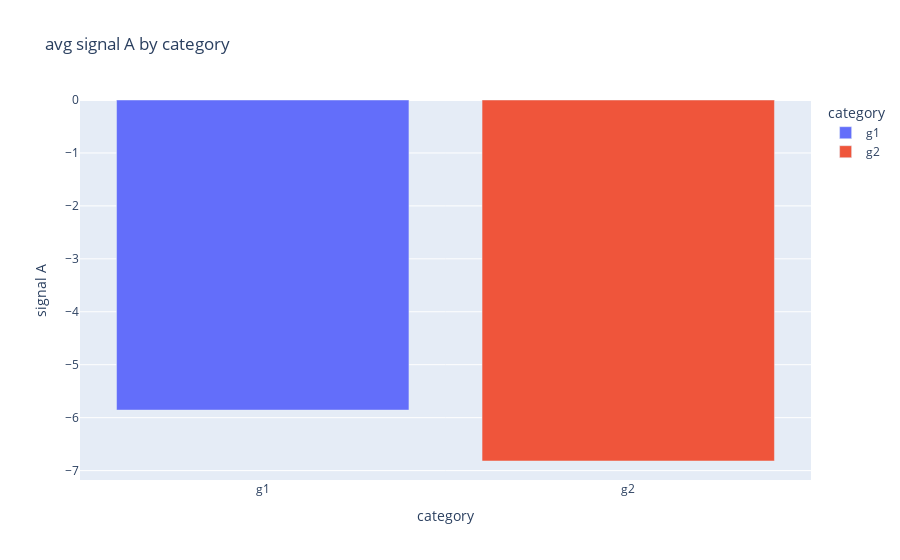

The cell this chart's notebook holds for it:
### Markdown cell above
## bar

### Code cell
df_bar = df.groupby('category').agg({'signal A': 'mean'}).reset_index()
fig_bar = px.bar(
    df_bar,
    x='category',
    y='signal A',
    color='category',
    title='avg signal A by category'
)
fig_bar.show()

### Figure 1 — Plotly figure (JSON) as saved in the notebook; plotly's stock layout.template omitted (floating-point values rounded to 4 significant figures)
{"data": [{"hovertemplate": "category=%{x}<br>signal A=%{y}<extra></extra>", "legendgroup": "g1", "marker": {"color": "#636efa", "pattern": {"shape": ""}}, "name": "g1", "orientation": "v", "showlegend": true, "textposition": "auto", "type": "bar", "x": ["g1"], "xaxis": "x", "y": [-5.857], "yaxis": "y"}, {"hovertemplate": "category=%{x}<br>signal A=%{y}<extra></extra>", "legendgroup": "g2", "marker": {"color": "#EF553B", "pattern": {"shape": ""}}, "name": "g2", "orientation": "v", "showlegend": true, "textposition": "auto", "type": "bar", "x": ["g2"], "xaxis": "x", "y": [-6.819], "yaxis": "y"}], "layout": {"barmode": "relative", "legend": {"title": {"text": "category"}, "tracegroupgap": 0}, "title": {"text": "avg signal A by category"}, "xaxis": {"anchor": "y", "categoryarray": ["g1", "g2"], "categoryorder": "array", "domain": [0, 1], "title": {"text": "category"}}, "yaxis": {"anchor": "x", "domain": [0, 1], "title": {"text": "signal A"}}}}
